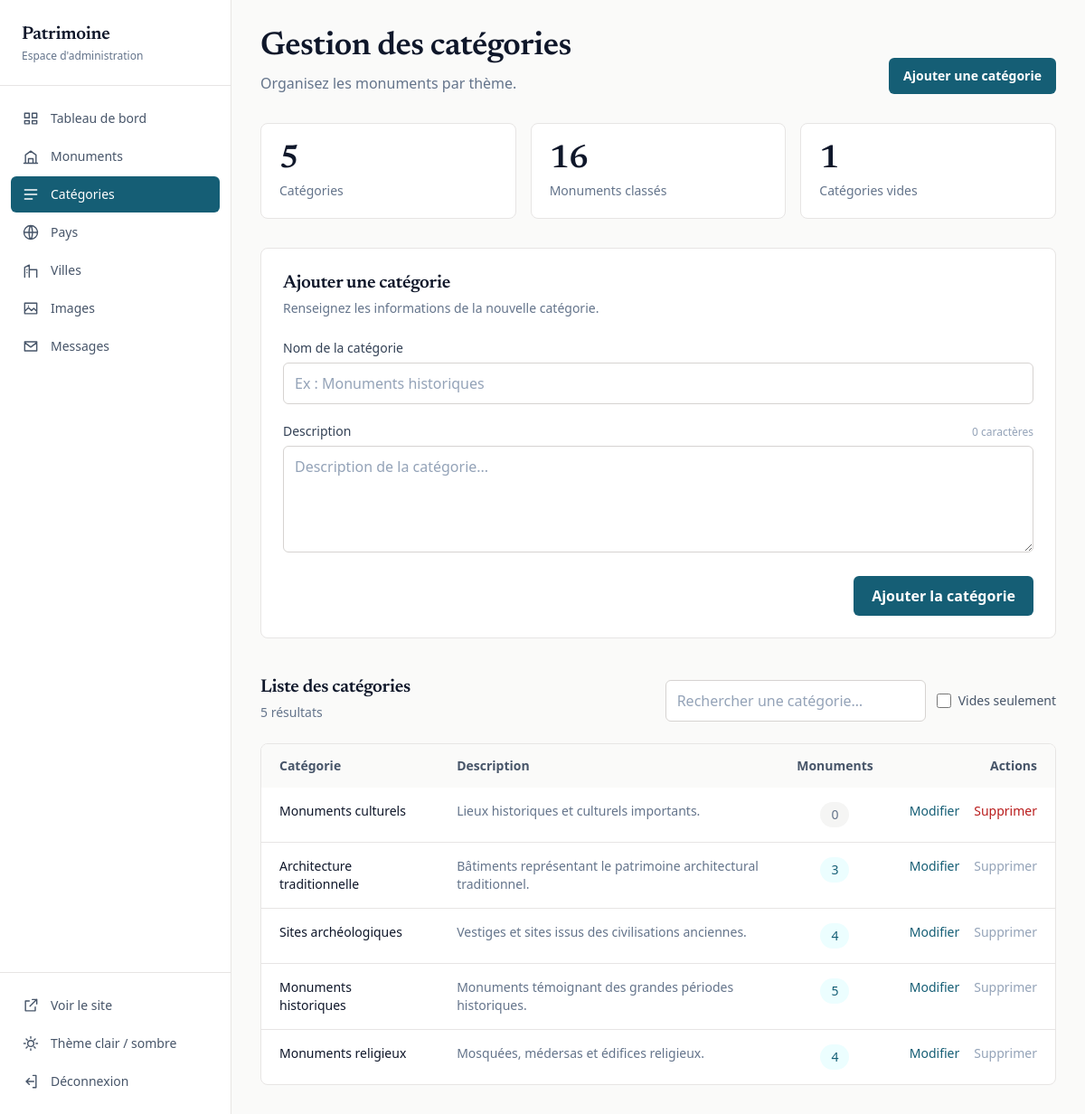
/admin/categories.php (signed in), run on the app's committed database.
### tables this page shows
CREATE TABLE `categorie` (
  `id` int(11) NOT NULL,
  `nom` varchar(100) NOT NULL,
  `description` text DEFAULT NULL
);

### admin/categories.php (the view, shortened to what the rows shown need)
<?php
if (!function_exists('h')) {
    function h($value) {
        return htmlspecialchars((string)$value, ENT_QUOTES, 'UTF-8');
    }
}
$edition = null;
$stmt = mysqli_prepare(
    $conn,
    "SELECT
        c.id,
        c.nom,
        c.description,
        COUNT(m.id) AS total_monuments
     FROM categorie c
     LEFT JOIN monument m ON m.categorie_id = c.id
     GROUP BY c.id, c.nom, c.description
     ORDER BY c.id DESC"
);
mysqli_stmt_execute($stmt);
$categories = mysqli_stmt_get_result($stmt);
$totalCategories = mysqli_num_rows($categories);
$listeCategories = mysqli_fetch_all($categories, MYSQLI_ASSOC);
?>
<!DOCTYPE html>
<html lang="fr">
<head>
<script src="https://cdn.tailwindcss.com"></script>
</head>
<body class="bg-stone-50 dark:bg-slate-950">
<div class="admin flex min-h-screen">
    <main class="flex-1 min-w-0 pl-16 lg:pl-64">
        <div class="max-w-6xl mx-auto px-4 sm:px-8 py-8">
            <header class="flex flex-col sm:flex-row sm:items-end sm:justify-between gap-4 mb-8">
                <div>
                    <h1 class="titre-serif text-3xl sm:text-4xl text-slate-900 dark:text-white">
                        Gestion des catégories
                    </h1>
                </div>
            </header>
            <section id="formulaire"
                     class="scroll-mt-6 rounded-lg bg-white dark:bg-slate-900
                            border border-stone-200 dark:border-slate-800 p-5 sm:p-6 mb-10">
                <div class="flex items-center justify-between gap-3 mb-6">
                    <div>
                        <h2 class="titre-serif text-xl text-slate-900 dark:text-white">
                            <?= $edition ? "Modifier la catégorie" : "Ajouter une catégorie" ?>
                        </h2>
                    </div>
                </div>
            </section>
            <section aria-labelledby="titre-liste">
                <div class="flex flex-col lg:flex-row lg:items-end lg:justify-between gap-4 mb-6">
                    <div>
                        <h2 id="titre-liste" class="titre-serif text-xl text-slate-900 dark:text-white">
                            Liste des catégories
                        </h2>
                    </div>
                </div>
                <?php if ($totalCategories === 0): ?>
                    <div class="rounded-lg border border-dashed border-stone-300 dark:border-slate-700 p-12 text-center">
                        <h3 class="font-semibold text-slate-800 dark:text-white">Aucune catégorie disponible</h3>
                        <p class="text-sm text-slate-500 dark:text-slate-400 mt-2">
                            Les catégories ajoutées apparaîtront ici.
                        </p>
                    </div>
                <?php else: ?>
                    <div class="rounded-lg bg-white dark:bg-slate-900 border border-stone-200 dark:border-slate-800 overflow-hidden">
                        <div class="overflow-x-auto">
                            <table class="w-full text-sm text-left">
                                <thead class="bg-stone-50 dark:bg-slate-800/60 text-slate-600 dark:text-slate-300">
                                    <tr>
                                        <th scope="col" class="px-5 py-3.5 font-semibold">Catégorie</th>
                                        <th scope="col" class="px-5 py-3.5 font-semibold">Description</th>
                                        <th scope="col" class="px-5 py-3.5 font-semibold text-center">Monuments</th>
                                        <th scope="col" class="px-5 py-3.5 font-semibold text-right">Actions</th>
                                    </tr>
                                </thead>
                                <tbody id="corps" class="divide-y divide-stone-200 dark:divide-slate-800">
                                    <?php foreach ($listeCategories as $cat): ?>
                                        <?php $nbMonuments = (int)$cat['total_monuments']; ?>
                                        <tr class="hover:bg-stone-50 dark:hover:bg-slate-800/40 transition-colors"
                                            data-nb="<?= $nbMonuments ?>"
                                            data-texte="<?= h($cat['nom'] . ' ' . $cat['description']) ?>">
                                            <td class="px-5 py-4 align-top">
                                                <span class="font-medium text-slate-900 dark:text-white">
                                                    <?= h($cat['nom']) ?>
                                                </span>
                                            </td>
                                            <td class="px-5 py-4 align-top text-slate-500 dark:text-slate-400 max-w-md">
                                                <p class="coupe-2"><?= h($cat['description']) ?></p>
                                            </td>
                                            <td class="px-5 py-4 align-top text-center">
                                                <span class="inline-flex items-center justify-center min-w-8 px-3 py-1 rounded-full
                                                             font-medium tabular-nums
                                                             <?= $nbMonuments > 0
                                                                 ? 'bg-cyan-50 dark:bg-cyan-950/50 text-cyan-800 dark:text-cyan-300'
                                                                 : 'bg-stone-100 dark:bg-slate-800 text-slate-500 dark:text-slate-400' ?>">
                                                    <?= $nbMonuments ?>
                                                </span>
                                            </td>
                                            <td class="px-5 py-4 align-top">
                                                <div class="flex items-center justify-end gap-4 whitespace-nowrap">
                                                    <a href="categories.php?modifier=<?= (int)$cat['id'] ?>#formulaire"
                                                       class="font-medium text-cyan-800 dark:text-cyan-400 hover:underline">
                                                        Modifier
                                                    </a>
                                                    <?php if ($nbMonuments === 0): ?>
                                                        <button type="button"
                                                                data-supprimer="<?= (int)$cat['id'] ?>"
                                                                data-titre="<?= h($cat['nom']) ?>"
                                                                class="font-medium text-red-700 dark:text-red-400 hover:underline">
                                                            Supprimer
                                                        </button>
                                                    <?php else: ?>
                                                        <span class="text-slate-400 cursor-not-allowed"
                                                              title="Cette catégorie est utilisée par des monuments.">
                                                            Supprimer
                                                        </span>
                                                    <?php endif; ?>
                                                </div>
                                            </td>
                                        </tr>
                                    <?php endforeach; ?>
                                </tbody>
                            </table>
                        </div>
                    </div>
                <?php endif; ?>
            </section>
        </div>
    </main>
</div>
</body>
</html>

### data on the page
categorie: nom "Monuments culturels", description "Lieux historiques et culturels importants.", nbMonuments "0"
categorie: nom "Architecture traditionnelle", description "Bâtiments représentant le patrimoine architectural traditionnel.", nbMonuments "3", shows "Supprimer"
categorie: nom "Sites archéologiques", description "Vestiges et sites issus des civilisations anciennes.", nbMonuments "4", shows "Supprimer"
categorie: nom "Monuments historiques", description "Monuments témoignant des grandes périodes historiques.", nbMonuments "5", shows "Supprimer"
categorie: nom "Monuments religieux", description "Mosquées, médersas et édifices religieux.", nbMonuments "4", shows "Supprimer"

### other printed values
$libelle "Tableau de bord"
$libelle "Monuments"
$libelle "Catégories"
$libelle "Pays"
$libelle "Villes"
$libelle "Images"
$libelle "Messages"
$val "5"
$lib "Catégories"
$val "16"
$lib "Monuments classés"
$val "1"
$lib "Catégories vides"
$totalCategories "5"
